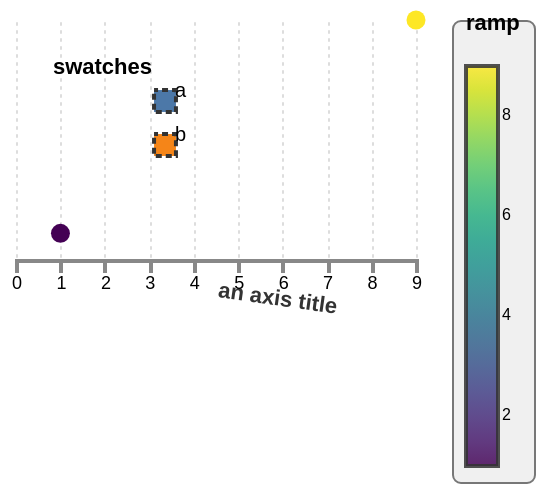

The specification (Vega-Lite) saved for this image:
### Vega specification from a JSON file in a GitHub repository (floating-point values rounded to 4 significant figures)
{"$schema": "https://vega.github.io/schema/vega/v6.json", "description": "The guide encode channels that are another spelling of a property: a tick's cap and dash offset, a label's line height, an axis title's alignment, angle, limit and position, and — on a legend — the ramp's own outline and the group the legend sits in, which is where its background and placement live. Upstream builds each mark's channel from either spelling, so writing one has to do exactly what writing the other does. A ramp label's own alignment is not among them: upstream derives it from where along the bar the label sits and reads no property for it, so only an encode block can change it and this engine reports that channel rather than folding it. A swatch's own fill is not among them either, for the mirror-image reason: upstream sets it from symbolFillColor and then overwrites it from the legend's colour scale, so the property shows only where there is no scale while the encode channel beats both.", "width": 200, "height": 120, "padding": 5, "background": "white", "data": [{"name": "t", "values": [{"c": "a", "v": 1}, {"c": "b", "v": 9}]}], "scales": [{"name": "x", "type": "linear", "domain": {"data": "t", "field": "v"}, "range": "width"}, {"name": "y", "type": "linear", "domain": {"data": "t", "field": "v"}, "range": "height"}, {"name": "ramp", "type": "linear", "domain": {"data": "t", "field": "v"}, "range": {"scheme": "viridis"}}, {"name": "swatch", "type": "ordinal", "domain": {"data": "t", "field": "c"}, "range": "category"}], "axes": [{"scale": "x", "orient": "bottom", "grid": true, "title": "an axis title", "encode": {"ticks": {"update": {"strokeCap": {"value": "square"}, "strokeDash": {"value": [3, 2]}, "strokeDashOffset": {"value": 1}, "strokeWidth": {"value": 2}}}, "grid": {"update": {"strokeCap": {"value": "round"}, "strokeDash": {"value": [1, 3]}, "strokeDashOffset": {"value": 2}}}, "domain": {"update": {"strokeCap": {"value": "square"}, "strokeWidth": {"value": 2}}}, "labels": {"update": {"lineHeight": {"value": 15}, "fontSize": {"value": 9}}}, "title": {"update": {"align": {"value": "left"}, "baseline": {"value": "bottom"}, "angle": {"value": 8}, "limit": {"value": 90}, "fillOpacity": {"value": 0.8}}}}}], "legends": [{"fill": "ramp", "type": "gradient", "title": "ramp", "encode": {"gradient": {"update": {"stroke": {"value": "#333333"}, "strokeWidth": {"value": 2}, "opacity": {"value": 0.85}}}, "labels": {"update": {"fontSize": {"value": 8}}}, "title": {"update": {"baseline": {"value": "bottom"}, "limit": {"value": 60}}}, "legend": {"update": {"fill": {"value": "#f0f0f0"}, "stroke": {"value": "#777777"}, "cornerRadius": {"value": 4}, "padding": {"value": 7}}}}}, {"fill": "swatch", "title": "swatches", "orient": "top-left", "encode": {"labels": {"update": {"align": {"value": "right"}, "baseline": {"value": "bottom"}}}, "symbols": {"update": {"shape": {"value": "square"}, "size": {"value": 120}, "strokeDash": {"value": [3, 2]}, "strokeDashOffset": {"value": 1}, "strokeWidth": {"value": 2}}}, "title": {"update": {"align": {"value": "right"}, "fontSize": {"value": 11}}}}, "symbolStrokeColor": "#333333"}], "marks": [{"type": "symbol", "from": {"data": "t"}, "encode": {"enter": {"x": {"scale": "x", "field": "v"}, "y": {"scale": "y", "field": "v"}, "fill": {"scale": "ramp", "field": "v"}, "size": {"value": 90}}}}]}
